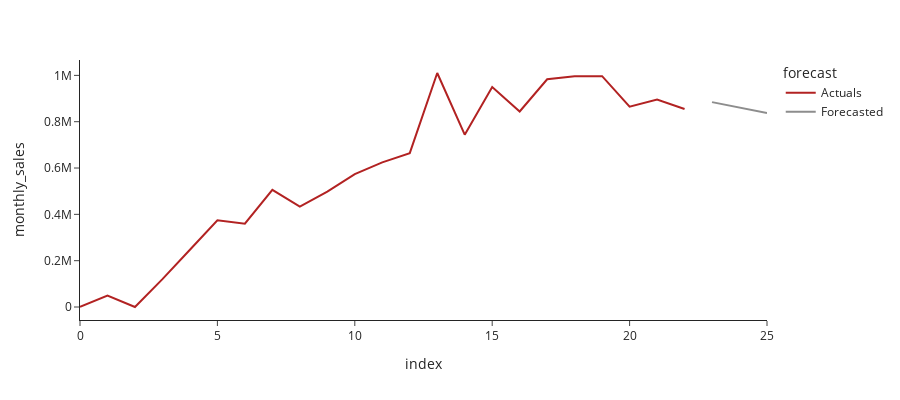

The notebook cell this image was saved under:
### Markdown cell above
##### Forecast 1: Forecast using Exponential Smoothing

### Code cell
from statsmodels.tsa.api import ExponentialSmoothing

data = list(monthly_sales.drop(columns='purchase_month')['monthly_sales'])
trend = ExponentialSmoothing(data, trend='add', damped_trend=True).fit()
forecasted_df = pd.DataFrame([data + list(trend.forecast(3)), ['Actuals']*len(data) + ['Forecasted']*3]).T
forecasted_df.columns = ['monthly_sales', 'forecast']
px.line(
    forecasted_df, y='monthly_sales', color='forecast',
    template='simple_white', width=900, height=400,
    color_discrete_map={
        'Actuals': '#B22222',
        'Forecasted': '#8d8d8d'
    })

### Figure 1 — Plotly figure (JSON) as saved in the notebook; plotly's stock layout.template omitted (floating-point values rounded to 4 significant figures)
{"data": [{"hovertemplate": "forecast=Actuals<br>index=%{x}<br>monthly_sales=%{y}<extra></extra>", "legendgroup": "Actuals", "line": {"color": "#B22222", "dash": "solid"}, "marker": {"symbol": "circle"}, "mode": "lines", "name": "Actuals", "orientation": "v", "showlegend": true, "type": "scatter", "x": [0, 1, 2, 3, 4, 5, 6, 7, 8, 9, 10, 11, 12, 13, 14, 15, 16, 17, 18, 19, 20, 21, 22], "xaxis": "x", "y": [267.4, 49510.0, 10.9, 120300.0, 247300.0, 374300.0, 359900.0, 506100.0, 433000.0, 498000.0, 574000.0, 624400.0, 664200.0, 1010000.0, 743900.0, 950000.0, 844200.0, 983200.0, 996600.0, 996500.0, 865100.0, 895500.0, 854700.0], "yaxis": "y"}, {"hovertemplate": "forecast=Forecasted<br>index=%{x}<br>monthly_sales=%{y}<extra></extra>", "legendgroup": "Forecasted", "line": {"color": "#8d8d8d", "dash": "solid"}, "marker": {"symbol": "circle"}, "mode": "lines", "name": "Forecasted", "orientation": "v", "showlegend": true, "type": "scatter", "x": [23, 24, 25], "xaxis": "x", "y": [884500.0, 860700.0, 837100.0], "yaxis": "y"}], "layout": {"height": 400, "legend": {"title": {"text": "forecast"}, "tracegroupgap": 0}, "margin": {"t": 60}, "width": 900, "xaxis": {"anchor": "y", "domain": [0, 1], "title": {"text": "index"}}, "yaxis": {"anchor": "x", "domain": [0, 1], "title": {"text": "monthly_sales"}}}}
